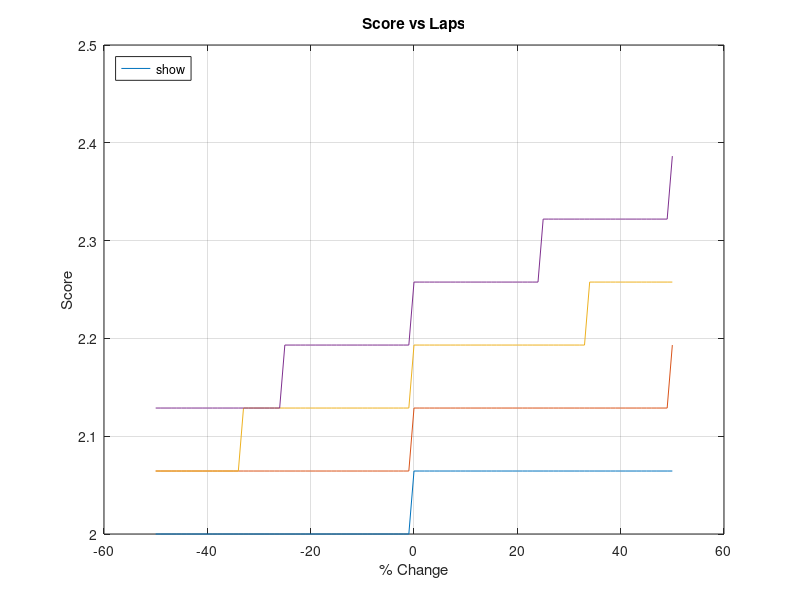

This chart was generated by the following MATLAB code: (Note: this script raises an error after producing the figure.)
clc;
clear;
close all;
%Mission 3 sensitivity study
%M3 = 2 + [N_(#laps X sensor length X sensor weight) / Max_(#laps X sensor length X sensor weight)] 
% where Max_(#laps X sensor length) is the highest #laps X sensor length score of all teams
% ONLY values that need to be changed are MAX, MYVALUES and CHANGE incr

%set max values
maxLaps = 10; % in laps
maxSensorL = 10; % in cm
maxSensorW = .25; % in kg

%set expected values
%myPercentOfMax = .7;
myLaps = 3; %floor(maxLaps * myPercentOfMax);
mySensorL =  7;%maxSensorL * myPercentOfMax;
mySensorW =  .23;%maxSensorW * myPercentOfMax;

dt = 1; % increment change by this %
change = -50:dt:50; % change in percent from -50% to 50%

% SCORE VS LAPS GRAPH
figure(1);
%find min and max expected values
minExpectedLaps = floor(myLaps * .5);
maxExpectedLaps = floor(myLaps * 1.5);
if(maxExpectedLaps >= maxLaps)
    maxExpectedLaps = myLaps;
    ylim([-inf 3])
end
for i = minExpectedLaps:maxExpectedLaps
    M3_laps = 2 + ((floor(i*(1+change*.01)) * mySensorL * mySensorW) / (maxLaps * maxSensorL * maxSensorW));
    label = sprintf('# Laps = %g', i);
    plot(change, M3_laps, 'DisplayName', label);
    hold on;
end

legend('show', 'Location', 'northwest')
xlabel('% Change');
ylabel('Score');
title('Score vs Laps');
grid on;

% SCORE VS SENSOR LENGTH GRAPH
figure(2);
minExpectedLength = mySensorL * .5;
maxExpectedLength = mySensorL * 1.5;
if(maxExpectedLength >= maxSensorL)
    maxExpectedLength = mySensorL;
    ylim([-inf 3])
end
stepSizeL = (maxExpectedLength-minExpectedLength) / 5;
for i = minExpectedLength:stepSizeL:maxExpectedLength
    M3_length = 2 + ((myLaps * (i*(1+change*.01)) * mySensorW) / (maxLaps * maxSensorL * maxSensorW));
    label = sprintf('Length = %g', i);
    plot(change, M3_length, 'DisplayName', label);
    hold on;
end
legend('show', 'Location', 'northwest')
xlabel('% Change');
ylabel('Score');
title('Score vs Sensor Length (cm)');
grid on;

% SCORE VS SENSOR WEIGHT GRAPH
figure(3);
minExpectedWeight = mySensorW * .5;
maxExpectedWeight = mySensorW * 1.5;
if(maxExpectedWeight >= maxSensorW)
    maxExpectedWeight = mySensorW;
    ylim([-inf 3])
end
stepSizeW = (maxExpectedWeight-minExpectedWeight) / 5;
for i = minExpectedWeight:stepSizeW:maxExpectedWeight
    M3_weight = 2 + ((myLaps * mySensorL * (i*(1+change*.01))) / (maxLaps * maxSensorL * maxSensorW));
    label = sprintf('Weight = %g', i);
    plot(change, M3_weight, 'DisplayName', label);
    hold on;
end
legend('show', 'Location', 'northwest')
xlabel('% Change');
ylabel('Score');
title('Score vs Sensor Weight (kg)');
grid on;
